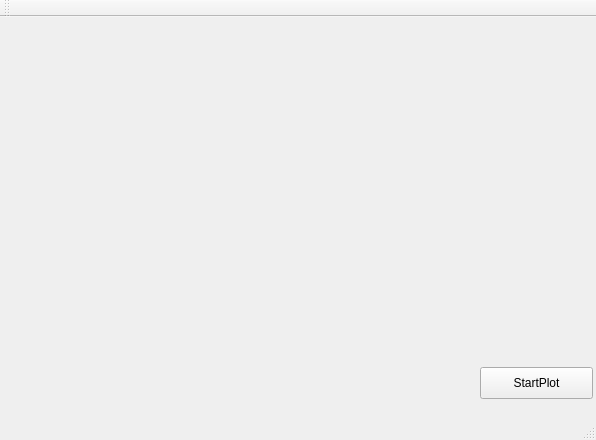
<?xml version="1.0" encoding="UTF-8"?>
<ui version="4.0">
 <class>MainWindow</class>
 <widget class="QMainWindow" name="MainWindow">
  <property name="geometry">
   <rect>
    <x>0</x>
    <y>0</y>
    <width>596</width>
    <height>440</height>
   </rect>
  </property>
  <property name="windowTitle">
   <string>MainWindow</string>
  </property>
  <widget class="QWidget" name="centralWidget">
   <widget class="QPushButton" name="btn_st">
    <property name="geometry">
     <rect>
      <x>480</x>
      <y>350</y>
      <width>113</width>
      <height>32</height>
     </rect>
    </property>
    <property name="text">
     <string>StartPlot</string>
    </property>
   </widget>
   <widget class="QCustomPlot" name="PlotRAW" native="true">
    <property name="geometry">
     <rect>
      <x>10</x>
      <y>10</y>
      <width>581</width>
      <height>341</height>
     </rect>
    </property>
   </widget>
  </widget>
  <widget class="QMenuBar" name="menuBar">
   <property name="geometry">
    <rect>
     <x>0</x>
     <y>0</y>
     <width>596</width>
     <height>22</height>
    </rect>
   </property>
  </widget>
  <widget class="QToolBar" name="mainToolBar">
   <attribute name="toolBarArea">
    <enum>TopToolBarArea</enum>
   </attribute>
   <attribute name="toolBarBreak">
    <bool>false</bool>
   </attribute>
  </widget>
  <widget class="QStatusBar" name="statusBar"/>
 </widget>
 <layoutdefault spacing="6" margin="11"/>
 <customwidgets>
  <customwidget>
   <class>QCustomPlot</class>
   <extends>QWidget</extends>
   <header>qcustomplot.h</header>
   <container>1</container>
  </customwidget>
 </customwidgets>
 <resources/>
 <connections/>
</ui>
